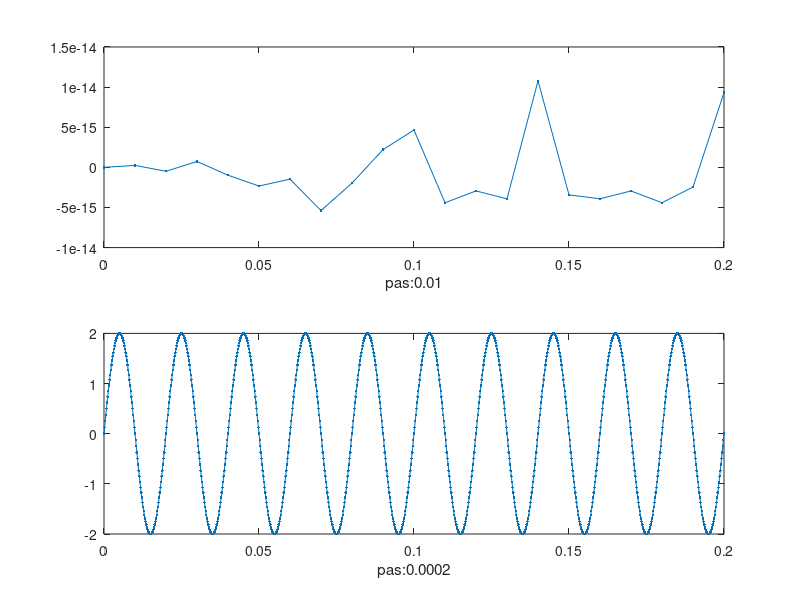

Write MATLAB code to recreate this figure.
% Modificati pasul de variatie a variabilei t la 0.01 si apoi la 0.0002.


F = 50;
t=0:0.01:0.2;
s = 2*sin(2*pi*F*t);

subplot(2,1,1),plot(t,s,'.-'),xlabel("pas:0.01");

t=0:0.0002:0.2;
s = 2*sin(2*pi*F*t);

subplot(2,1,2),plot(t,s,'.-'),xlabel("pas:0.0002");

% avand in vedere frecventa semnalului F=50Hz => o variatie a semnalului
% de 1/50=0.02; Alegand pasul temporar de 0.01 este mai mare decat 0.02
% in concluzie pasul variabilei temporare trebuie ales mai mic decat variatia
% semnalului (in cazul semnalului s, mai mic de 0.02); 